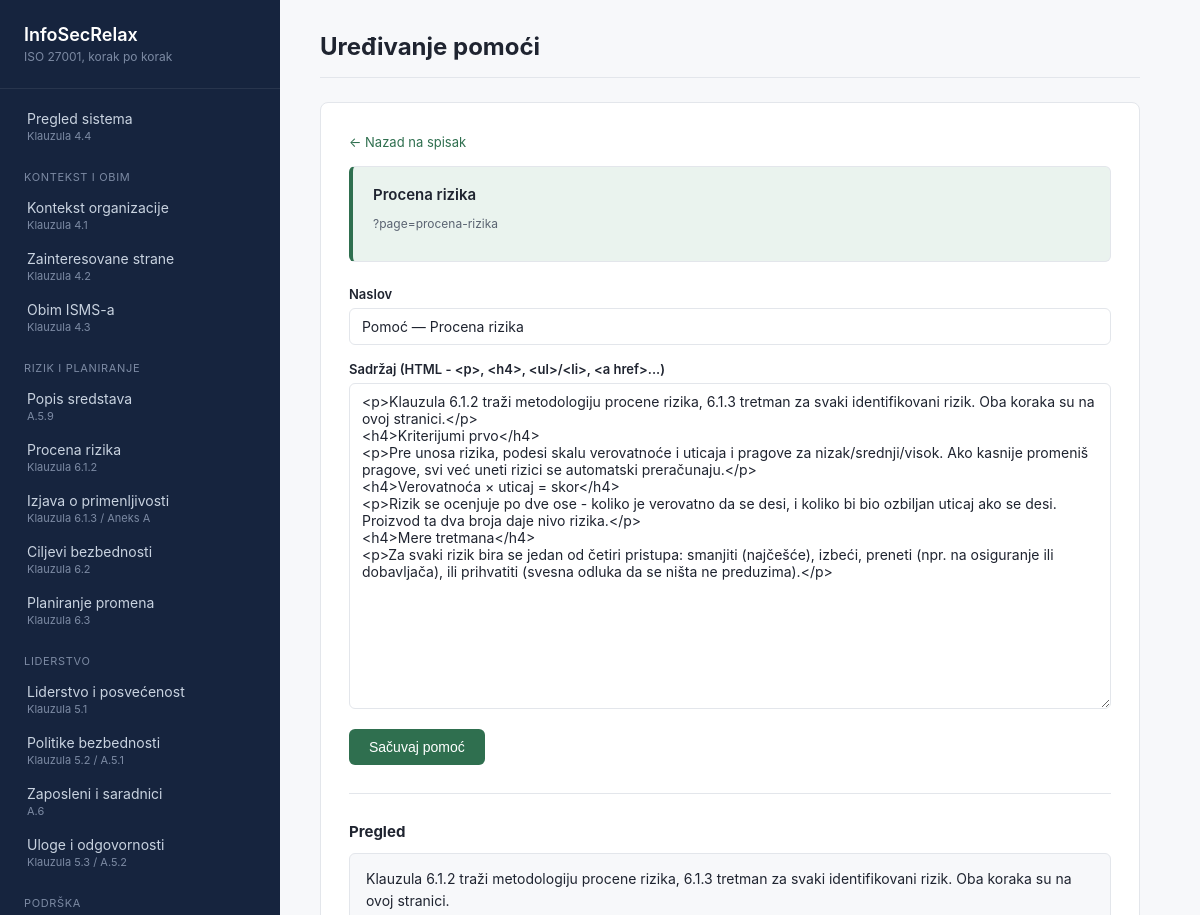
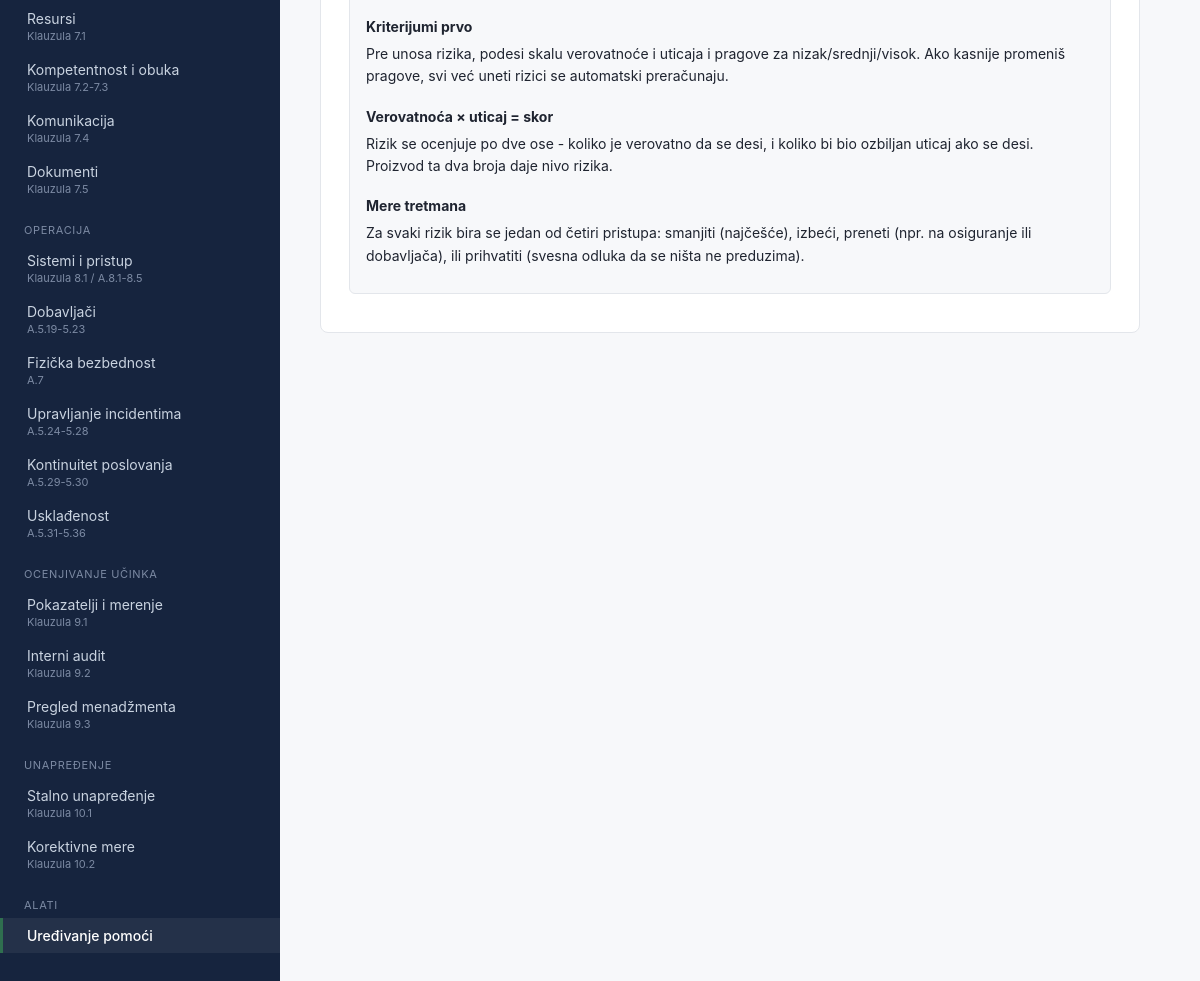
The page /?page=pomoc-uredjivanje&slug=procena-rizika on the database its author committed (2 pictures, top to bottom).
### tables this page shows
CREATE TABLE IF NOT EXISTS help_content (
    id          BIGINT UNSIGNED AUTO_INCREMENT PRIMARY KEY,
    page_slug   VARCHAR(100) NOT NULL,
    title       VARCHAR(255) NOT NULL,
    body        TEXT NOT NULL,
    updated_at  TIMESTAMP NOT NULL DEFAULT CURRENT_TIMESTAMP ON UPDATE CURRENT_TIMESTAMP,
    UNIQUE KEY uq_help_content_slug (page_slug)
);

### src/includes/help-content.php (called while the page is built, shortened)
<?php
function getHelpContent(PDO $pdo, string $pageSlug): ?array
{
    $stmt = $pdo->prepare('SELECT * FROM help_content WHERE page_slug = :slug');
    $stmt->execute(['slug' => $pageSlug]);
    $row = $stmt->fetch();
    return $row === false ? null : $row;
}

### src/modules/pomoc-uredjivanje.php (the view, shortened to what this page needs)
<?php
require __DIR__ . '/../config/database.php';
require __DIR__ . '/../includes/help-content.php';
$pdo = getDbConnection();
$menu = require __DIR__ . '/../config/menu.php';
$requestedSlug = isset($_GET['slug'])
    ? preg_replace('/[^a-z0-9\-]/', '', (string) $_GET['slug'])
    : null;
$editingItem = null;
if ($requestedSlug !== null && $requestedSlug !== '') {
    foreach ($menu as $item) {
        if ($item['slug'] === $requestedSlug) {
            $editingItem = $item;
            break;
        }
    }
}
if ($editingItem !== null) {
    $helpContent = getHelpContent($pdo, $editingItem['slug']);
}
?>
<?php if ($editingItem !== null): ?>
    <a class="back-link" href="?page=pomoc-uredjivanje">← Nazad na spisak</a>
    <div class="scope-current">
        <div class="card-header-row">
            <span class="card-title"><?= htmlspecialchars($editingItem['title']) ?></span>
        </div>
        <p class="item-meta">?page=<?= htmlspecialchars($editingItem['slug']) ?></p>
    </div>
    <form method="post" class="factor-form">
        <div class="form-row">
            <label for="help_title">Naslov</label>
            <input type="text" name="help_title" id="help_title" required
                value="<?= htmlspecialchars($helpContent['title'] ?? ('Pomoć — ' . $editingItem['title'])) ?>">
        </div>
        <div class="form-row">
            <label for="help_body">Sadržaj (HTML - &lt;p&gt;, &lt;h4&gt;, &lt;ul&gt;/&lt;li&gt;, &lt;a href&gt;...)</label>
            <textarea name="help_body" id="help_body" rows="18"><?= htmlspecialchars($helpContent['body'] ?? '') ?></textarea>
        </div>
        <button type="submit" class="btn-primary">Sačuvaj pomoć</button>
    </form>
    <?php if (!empty($helpContent['body'])): ?>
        <h3 class="section-heading">Pregled</h3>
        <div class="factor-card">
            <div class="help-content"><?= $helpContent['body'] ?></div>
        </div>
    <?php endif; ?>
<?php endif; ?>

### src/assets/style.css (style rules this page uses)
:root { --color-bg: #f7f8fa; --color-surface: #ffffff; --color-sidebar: #16243e; --color-sidebar-text: #c9d3e0; --color-sidebar-text-muted: #7c8aa3; --color-accent: #2f6f4f; --color-accent-soft: #eaf3ee; --color-warning: #9a6b12; --color-warning-soft: #fbf1de; --color-danger: #a34036; --color-danger-soft: #fbeae7; --color-text: #1f2430; --color-text-muted: #5b6472; --color-border: #e3e6eb; --sidebar-width: 280px; }
* { box-sizing: border-box; }
body { margin: 0; font-family: -apple-system, BlinkMacSystemFont, "Segoe UI", Roboto, sans-serif; background: var(--color-bg); color: var(--color-text); }
.form-row { margin-bottom: 16px; }
.form-row label { display: block; font-size: 13px; font-weight: 600; margin-bottom: 6px; }
.form-row input[type="text"], .form-row input[type="date"], .form-row input[type="number"], .form-row select, .form-row textarea { width: 100%; padding: 9px 12px; border: 1px solid var(--color-border); border-radius: 6px; font-size: 14px; font-family: inherit; color: var(--color-text); }
.form-row textarea { resize: vertical; }
.btn-primary { background: var(--color-accent); color: #ffffff; border: none; border-radius: 6px; padding: 10px 20px; font-size: 14px; font-weight: 500; cursor: pointer; }
.factor-form { padding-bottom: 28px; margin-bottom: 28px; border-bottom: 1px solid var(--color-border); }
.factor-card { background: var(--color-bg); border: 1px solid var(--color-border); border-radius: 6px; padding: 14px 16px; margin-bottom: 10px; }
.factor-card p { margin: 6px 0 8px; font-size: 14px; line-height: 1.5; }
.card-header-row { display: flex; align-items: baseline; justify-content: space-between; flex-wrap: wrap; gap: 12px; margin-bottom: 10px; }
.card-title { font-size: 15px; font-weight: 600; }
.scope-current { background: var(--color-accent-soft); border: 1px solid var(--color-border); border-left: 4px solid var(--color-accent); border-radius: 6px; padding: 18px 20px; margin-bottom: 24px; }
.item-meta { font-size: 12px; color: var(--color-text-muted); }
.section-heading { font-size: 15px; margin: 24px 0 12px; }
.section-heading:first-of-type { margin-top: 0; }
.back-link { display: inline-block; color: var(--color-accent); font-size: 13px; text-decoration: none; margin-bottom: 16px; }
.help-content h4 { font-size: 14px; margin: 20px 0 8px; }
.help-content p { font-size: 14px; line-height: 1.6; color: var(--color-text); margin: 0 0 12px; }

### rows shown on the page
help_content: help_title "Pomoć — Procena rizika", help_body "<p>Klauzula 6.1.2 traži metodologiju procene rizika, 6.1.3 tretman za svaki identifikovani rizik. Oba koraka su na ovoj stranici.</p> <h4>Kriterijumi prvo</h4> <p>Pre unosa rizika, podesi skalu verovatnoće i uticaja i pragove za nizak/srednji/visok. Ako kasnije promeniš pragove, svi već uneti rizici se automatski preračunaju.</p> <h4>Verovatnoća × uticaj = skor</h4> <p>Rizik se ocenjuje po dve ose - koliko je verovatno da se desi, i koliko bi bio ozbiljan uticaj ako se desi. Proizvod ta dva broja daje nivo rizika.</p> <h4>Mere tretmana</h4> <p>Za svaki rizik bira se jedan od četiri pristupa: smanjiti (najčešće), izbeći, preneti (npr. na osiguranje ili dobavljača), ili prihvatiti (svesna…", body "Klauzula 6.1.2 traži metodologiju procene rizika, 6.1.3 tretman za svaki identifikovani rizik. Oba koraka su na ovoj stranici. Kriterijumi prvo Pre unosa rizika, podesi skalu verovatnoće i uticaja i pragove za nizak/srednji/visok. Ako kasnije promeniš pragove, svi već uneti rizici se automatski preračunaju. Verovatnoća × uticaj = skor Rizik se ocenjuje po dve ose - koliko je verovatno da se desi, i koliko bi bio ozbiljan uticaj ako se desi. Proizvod ta dva broja daje nivo rizika. Mere tretmana Za svaki rizik bira se jedan od četiri pristupa: smanjiti (najčešće), izbeći, preneti (npr. na osiguranje ili dobavljača), ili prihvatiti (svesna odluka da se ništa ne preduzima)."

### other values the page prints
$item['title'] "Pregled sistema"
$item['iso_ref'] "Klauzula 4.4"
$lastGroup "KONTEKST I OBIM"
$item['title'] "Kontekst organizacije"
$item['iso_ref'] "Klauzula 4.1"
$item['title'] "Zainteresovane strane"
$item['iso_ref'] "Klauzula 4.2"
$item['title'] "Obim ISMS-a"
$item['iso_ref'] "Klauzula 4.3"
$lastGroup "RIZIK I PLANIRANJE"
$item['title'] "Popis sredstava"
$item['iso_ref'] "A.5.9"
$item['title'] "Procena rizika"
$item['iso_ref'] "Klauzula 6.1.2"
$item['title'] "Izjava o primenljivosti"
